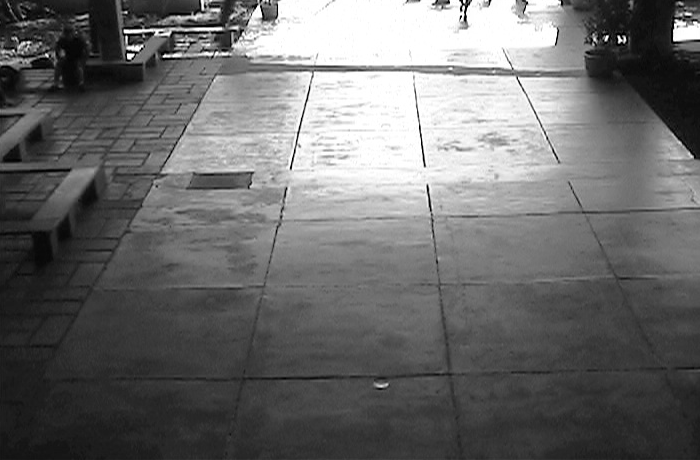
%> input picture Processamento de Imagens/Exercicios/Lista 3/Ex2/cena1.png, 700 x 460 px
$ octave --eval "result = diferenca;"   (GNU Octave 9; MATLAB toolbox functions it lacks are replaced by stand-ins)
%> lines starting %> are read from the running program, lines starting %| are printed output that depends on the picture
function f = diferenca()

  Im = imread("cena1.png");
%> Im is the input picture: size 460x700 uint8; min 0, max 255, mean 107
  Im2 = imread("cena2.png");
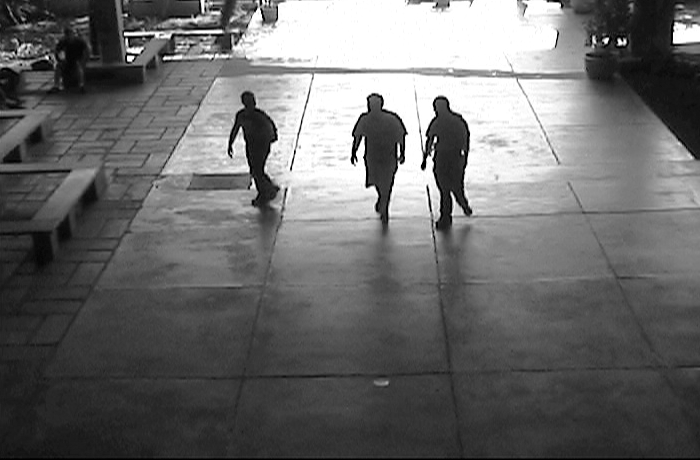
%> input picture Processamento de Imagens/Exercicios/Lista 3/Ex2/cena2.png, 700 x 460 px
%> Im2 is the input picture: size 460x700 uint8; min 0, max 255, mean 106.6

  f = Im - Im2;
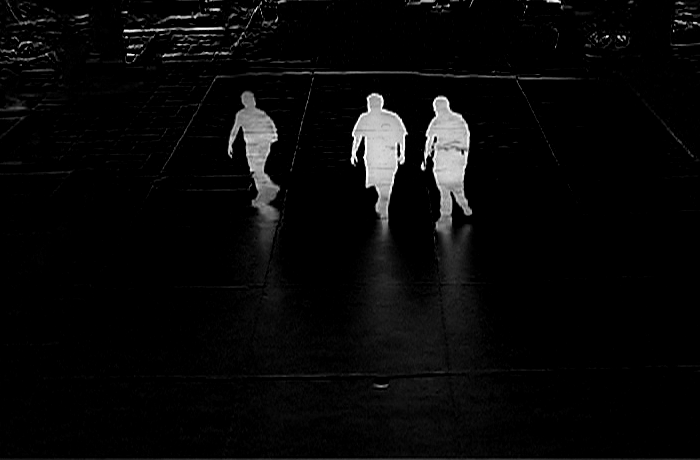
%> f: size 460x700 uint8; min 0, max 255, mean 9.2

endfunction
